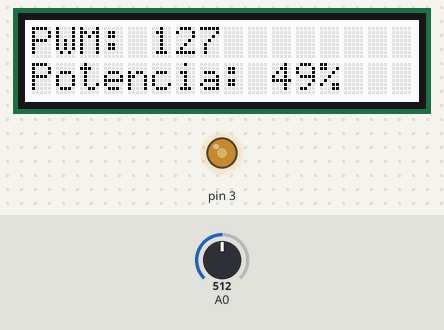
Recording of a sketch running on a simulated Arduino Uno, built with avr-gcc and run on an emulated ATmega328P. Shown: 16×2 character LCD, output pins drawn as LEDs (lit = HIGH). The inputs (shaded band) are chosen by the test bench; at power-on: A0 = 512. What the sketch prints to the serial monitor is not drawn.

Above: at 3.3 s.
3.4 s: A0 set to 306
At 4.6 s:
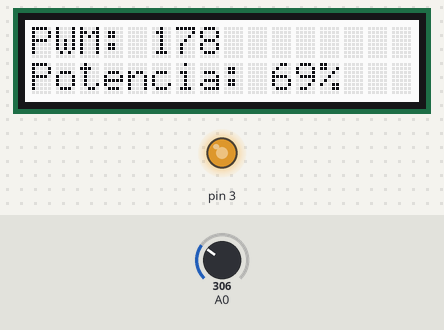
5.0 s: A0 set to 122
At 6.3 s:
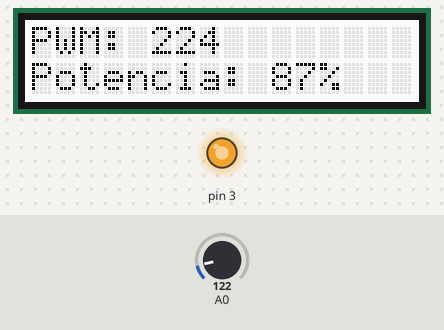
6.6 s: A0 set to 900
At 7.8 s:
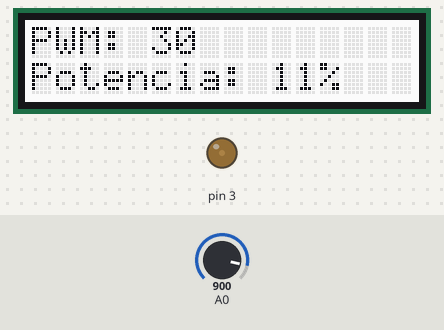
8.1 s: A0 set to 1023
At 9.0 s:
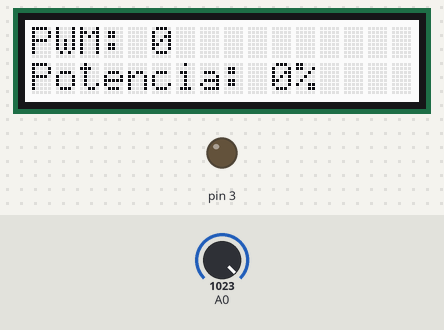
9.6 s: A0 set to 511
At 10.6 s:
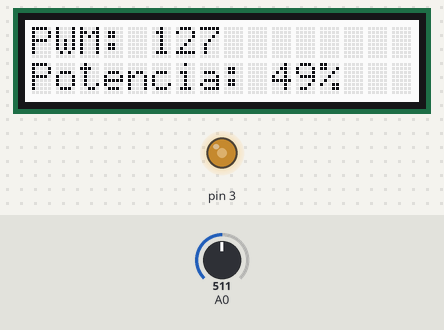
Timing chart, 0 to 12.1 s (numbered marks = the images above; inputs shaded):
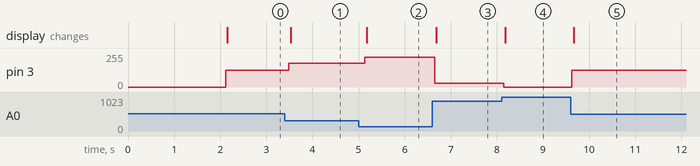

Measured:
- after the input at 3.4 s, pin 3: 127/255 → 178/255 after 0.09 s; the display: changes after 0.13 s (image 1)
- after the input at 5.0 s, pin 3: 178/255 → 224/255 after 0.14 s; the display: changes after 0.17 s (image 2)
- after the input at 6.6 s, pin 3: 224/255 → 30/255 after 0.05 s; the display: changes after 0.08 s (image 3)
- after the input at 8.1 s, pin 3: 30/255 → 0/255 after 0.05 s; the display: changes after 0.08 s (image 4)
- after the input at 9.6 s, pin 3: 0/255 → 127/255 at once; the display: changes after 0.06 s (image 5)

The sketch:

Drone_PWM.ino
```cpp
/*

*/

#include <Wire.h>
#include "rgb_lcd.h"

rgb_lcd lcd;

const int colorR = 255;
const int colorG = 255;
const int colorB = 255;

int pot_value =0;
int PWM_value = 0;
int potencia = 0;


void setup()
{

    Serial.begin(115200);

    // set up the LCD's number of columns and rows:
    lcd.begin(16, 2);

    lcd.setRGB(colorR, colorG, colorB);

    // Print a message to the LCD.
    lcd.print("  Controle PWM  ");
    lcd.setCursor(0, 1);
    lcd.print("  Motor  Drone  ");
    delay(2000);
    lcd.setCursor(0, 0);
    lcd.print("PWM:    ");
    lcd.setCursor(0, 1);
    lcd.print("Potencia:    ");


}


void loop()
{

    pot_value = analogRead (A0);
    PWM_value = map (pot_value, 1023, 0, 0, 255);
    potencia = map (PWM_value, 0, 255, 0, 100);

    analogWrite(3, PWM_value);

    lcd.setCursor(0, 0);
    lcd.print("PWM: ");
    lcd.print(PWM_value);
    lcd.print("          ");
    lcd.setCursor(0, 1);
    lcd.print("Potencia: ");
    lcd.print(potencia);
    lcd.print("%       ");
    Serial.print ("PWM: ");
    Serial.print(PWM_value);
    Serial.print("   ");
    Serial.print("Potencia: ");
    Serial.print(potencia);
    Serial.println("%");
    delay(100);

}
```
